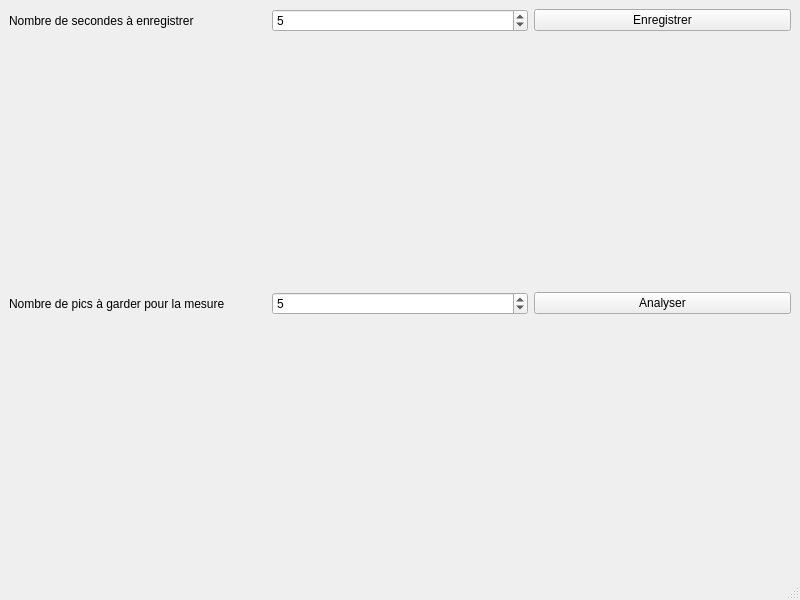
<?xml version="1.0" encoding="UTF-8"?>
<ui version="4.0">
 <class>MainWindow</class>
 <widget class="QMainWindow" name="MainWindow">
  <property name="geometry">
   <rect>
    <x>0</x>
    <y>0</y>
    <width>800</width>
    <height>600</height>
   </rect>
  </property>
  <property name="windowTitle">
   <string>PyAudioApp</string>
  </property>
  <widget class="QWidget" name="centralwidget">
   <layout class="QVBoxLayout" name="verticalLayout">
    <item>
     <layout class="QHBoxLayout" name="horizontalLayout">
      <item>
       <widget class="QLabel" name="label_2">
        <property name="text">
         <string>Nombre de secondes à enregistrer</string>
        </property>
       </widget>
      </item>
      <item>
       <widget class="QSpinBox" name="spinBox_2">
        <property name="minimum">
         <number>0</number>
        </property>
        <property name="maximum">
         <number>10</number>
        </property>
        <property name="value">
         <number>5</number>
        </property>
       </widget>
      </item>
      <item>
       <widget class="QPushButton" name="pushButton_2">
        <property name="text">
         <string>Enregistrer</string>
        </property>
       </widget>
      </item>
     </layout>
    </item>
    <item>
     <spacer name="verticalSpacer">
      <property name="orientation">
       <enum>Qt::Vertical</enum>
      </property>
      <property name="sizeHint" stdset="0">
       <size>
        <width>20</width>
        <height>40</height>
       </size>
      </property>
     </spacer>
    </item>
    <item>
     <layout class="QHBoxLayout" name="horizontalLayout_2">
      <item>
       <widget class="QLabel" name="label">
        <property name="text">
         <string>Nombre de pics à garder pour la mesure</string>
        </property>
       </widget>
      </item>
      <item>
       <widget class="QSpinBox" name="spinBox">
        <property name="minimum">
         <number>1</number>
        </property>
        <property name="maximum">
         <number>10</number>
        </property>
        <property name="value">
         <number>5</number>
        </property>
       </widget>
      </item>
      <item>
       <widget class="QPushButton" name="pushButton">
        <property name="text">
         <string>Analyser</string>
        </property>
       </widget>
      </item>
     </layout>
    </item>
    <item>
     <spacer name="verticalSpacer_2">
      <property name="orientation">
       <enum>Qt::Vertical</enum>
      </property>
      <property name="sizeHint" stdset="0">
       <size>
        <width>20</width>
        <height>40</height>
       </size>
      </property>
     </spacer>
    </item>
   </layout>
  </widget>
  <widget class="QMenuBar" name="menubar">
   <property name="geometry">
    <rect>
     <x>0</x>
     <y>0</y>
     <width>800</width>
     <height>21</height>
    </rect>
   </property>
  </widget>
  <widget class="QStatusBar" name="statusbar"/>
 </widget>
 <resources/>
 <connections/>
</ui>
